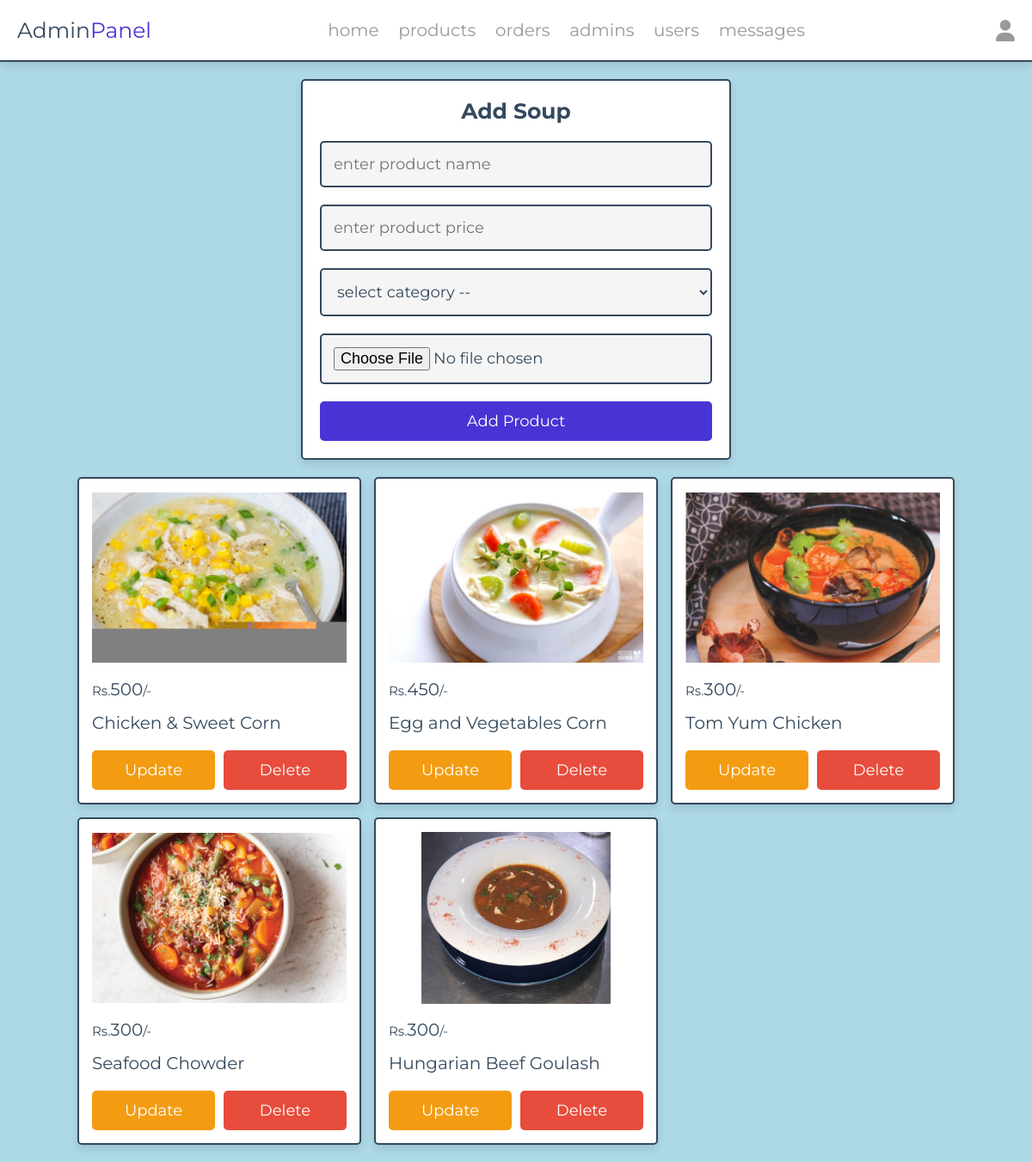
Page /admin/sup.php (signed in) on the committed database.
### tables this page shows
CREATE TABLE `sup` (
  `id` int(100) NOT NULL,
  `name` varchar(100) NOT NULL,
  `price` int(10) NOT NULL,
  `image` varchar(100) NOT NULL,
  `category` varchar(100) NOT NULL
);

### admin/sup.php (the view, shortened to what this page needs)
<?php
include '../components/connect.php';
?>
<!DOCTYPE html>
<html lang="en">
<head>
   <link rel="stylesheet" href="https://cdnjs.cloudflare.com/ajax/libs/font-awesome/6.1.1/css/all.min.css">
   <link rel="stylesheet" href="../css/admin_style.css">
   <link rel="stylesheet" href="../css/das.css">
</head>
<body>
<?php include '../components/admin_header.php' ?>
<section class="add-products">
   <form action="" method="POST" enctype="multipart/form-data">
      <h3>Add Soup</h3>
      <input type="text" required placeholder="enter product name" name="name" maxlength="100" class="box">
      <input type="text" min="0" max="9999999999" required placeholder="enter product price" name="price" onkeypress="if(this.value.length == 10) return false;" class="box">
      <select name="category" class="box" required>
         <option value="" disabled selected>select category --</option>
      </select>
      <input type="file" name="image" class="box" accept="image/jpg, image/jpeg, image/png, image/webp" required>
      <input type="submit" value="add product" name="add_product" class="btn">
   </form>
</section>
<section class="show-products" style="padding-top: 0;">
   <div class="box-container">
   <?php
      $show_products = $conn->prepare("SELECT * FROM `sup`");
      $show_products->execute();
      if($show_products->rowCount() > 0){
         while($fetch_products = $show_products->fetch(PDO::FETCH_ASSOC)){
   ?>
   <div class="box">
      <img src="../uploaded_img/<?= $fetch_products['image']; ?>" alt="">
      <div class="flex">
         <div class="price"><span>Rs.</span><?= $fetch_products['price']; ?><span>/-</span></div>
      </div>
      <div class="name"><?= $fetch_products['name']; ?></div>
      <div class="flex-btn">
         <a href="sup_up.php?update=<?= $fetch_products['id']; ?>" class="option-btn">update</a>
         <a href="sup.php?delete=<?= $fetch_products['id']; ?>" class="delete-btn" onclick="return confirm('delete this product?');">delete</a>
      </div>
   </div>
   <?php
         }
      }else{
         echo '<p class="empty">no products added yet!</p>';
      }
   ?>
   </div>
</section>
</body>
</html>

### css/admin_style.css (style rules this page uses)
:root { --main-color:#4834d4; --red:#e74c3c; --orange:#f39c12; --black:#34495e; --white:#fff; --light-bg:#f5f5f5; --light-color:#999; --border:.2rem solid var(--black); --box-shadow:0 .5rem 1rem rgba(0,0,0,.1); }
* { font-family: 'Montserrat', sans-serif; margin:0; padding:0; box-sizing: border-box; text-decoration: none; outline: none; border:none; }
html { font-size: 62.5%; overflow-x: hidden; }
body { background-color: var(--light-bg); }
section { max-width: 1200px; margin:0 auto; padding:2rem; }
.btn, .delete-btn, .option-btn { display: block; margin-top: 1rem; border-radius: .5rem; cursor: pointer; width: 100%; font-size: 1.8rem; color:var(--white); padding:1.2rem 3rem; text-transform: capitalize; text-align: center; }
.btn { background-color: var(--main-color); }
.delete-btn { background-color: var(--red); }
.option-btn { background-color: var(--orange); }
.flex-btn { display: flex; gap:1rem; }
.add-products form { margin:0 auto; max-width: 50rem; background-color: var(--white); border-radius: .5rem; box-shadow: var(--box-shadow); border:var(--border); padding:2rem; text-align: center; }
.add-products form h3 { margin-bottom: 1rem; font-size: 2.5rem; color:var(--black); text-transform: capitalize; }
.add-products form .box { background-color: var(--light-bg); border:var(--border); width: 100%; padding:1.4rem; font-size: 1.8rem; color:var(--black); border-radius: .5rem; margin: 1rem 0; }
.show-products .box-container { display: grid; grid-template-columns: repeat(auto-fit, 33rem); gap:1.5rem; justify-content: center; align-items: flex-start; }
.show-products .box-container .box { background-color: var(--white); border-radius: .5rem; box-shadow: var(--box-shadow); border:var(--border); padding:1.5rem; }
.show-products .box-container .box img { width: 100%; height: 20rem; object-fit: contain; margin-bottom: 1rem; }
.show-products .box-container .box .name { font-size: 2rem; color:var(--black); padding:1rem 0; }
.show-products .box-container .box .flex { display: flex; align-items: center; gap:1rem; justify-content: space-between; }
.show-products .box-container .box .flex .price { font-size: 2rem; color:var(--black); margin:.5rem 0; }
.show-products .box-container .box .flex .price span { font-size: 1.5rem; }

### css/das.css (style rules this page uses)
body { background-color:lightblue; }

### rows in the picture
sup: image (picture), price "500", name "Chicken & Sweet Corn"
sup: image (picture), price "450", name "Egg and Vegetables Corn"
sup: image (picture), price "300", name "Tom Yum Chicken"
sup: image (picture), price "300", name "Seafood Chowder"
sup: image (picture), price "300", name "Hungarian Beef Goulash"
